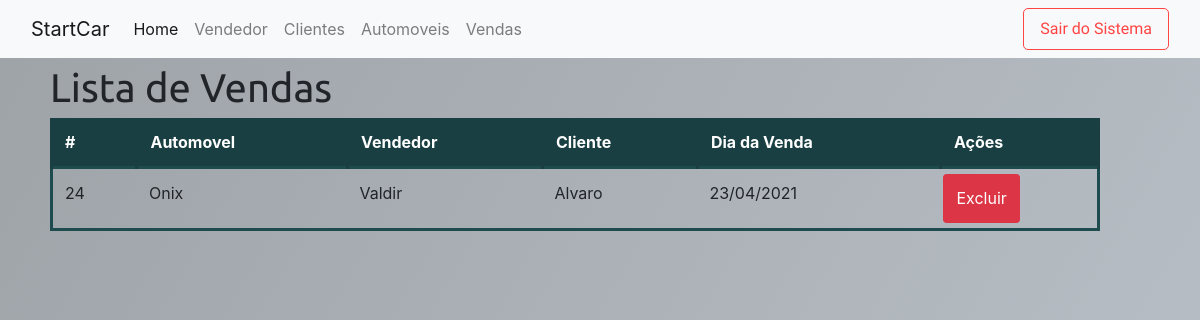
The page /vendas.php on the database its author committed.
### tables this page shows
CREATE TABLE `vendas` (
  `id` int(11) NOT NULL,
  `idautomoveis` int(11) NOT NULL,
  `idvendedor` int(11) NOT NULL,
  `idclientela` int(11) NOT NULL,
  `data_venda` date NOT NULL
);

CREATE TABLE `automoveis` (
  `id` int(11) NOT NULL,
  `valor` varchar(11) NOT NULL,
  `fabricacao` date NOT NULL,
  `modelo` varchar(20) NOT NULL,
  `placa` varchar(8) NOT NULL,
  `cor` varchar(10) NOT NULL,
  `marca` varchar(20) NOT NULL,
  `portas` int(7) NOT NULL
);

CREATE TABLE `vendedor` (
  `id` int(11) NOT NULL,
  `nome` varchar(50) NOT NULL,
  `email` varchar(50) NOT NULL,
  `setor_trabalho` varchar(25) NOT NULL,
  `data_nascimento` date NOT NULL
);

CREATE TABLE `clientela` (
  `id` int(11) NOT NULL,
  `nome` varchar(50) NOT NULL,
  `email` varchar(50) NOT NULL,
  `celular` varchar(15) NOT NULL,
  `data_nascimento` date NOT NULL,
  `Cpf` int(12) NOT NULL
);

### vendas.php (the view, shortened to what this page needs)
<?php
include 'conexao.php';
$result = mysqli_query($connection,
"SElECT vendas.id, automoveis.modelo, clientela.nome, vendedor.nome nomev, vendas.data_venda FROM automoveis
JOIN vendas ON automoveis.id = vendas.idautomoveis
JOIN vendedor ON vendedor.id = vendas.idvendedor
JOIN clientela ON clientela.id = vendas.idclientela");
$vendass = $result->fetch_all(MYSQLI_ASSOC);
?>
<!DOCTYPE html>
<html lang="ptBR">
    <head>
        <link rel="stylesheet" href="https://stackpath.bootstrapcdn.com/bootstrap/4.4.1/css/bootstrap.min.css">
    </head>
    <body>
        <nav id="" class="navbar navbar-expand-lg navbar-light bg-light">
            <div class="container-fluid">
                    <a class="navbar-brand"> StartCar </a>
                <div class="collapse navbar-collapse" id="navbarText">
                    <ul class="navbar-nav me-auto mb-2 mb-lg-0">
                        <li class="nav-item">
                            <a class="nav-link active" aria-current="page" href="start.php">Home</a>
                        </li>
                        <li class="nav-item">
                            <a class="nav-link" href="vendedor.php">Vendedor</a>
                        </li>
                        <li class="nav-item">
                            <a class="nav-link" href="clientela.php">Clientes</a>
                        </li>
                        <li class="nav-item">
                            <a class="nav-link" href="automoveis.php">Automoveis</a>
                        </li>
                        <li class="nav-item">
                        <a class="nav-link" href="vendas.php">Vendas</a>
                    </li>
                    </ul>
                </div>
                    <li method="POST" action="valida.php" name="logoutli" id="logout" class="d-flex justify-content-right nav-item">
                        <a name="logoutt" class="--logout nav-link" href="Index.php">Sair do Sistema</a>
                    </li>
            </div>
        </nav>
        <section class="--style-content">
            <div>
                <a class="--list d-flex justify-content-start">Lista de Vendas</a>
            </div>
            <table class="table ">
                <thead>
                    <tr>
                        <th class="--style-th" >#</th>
                        <th class="--style-th" >Automovel</th>
                        <th class="--style-th" >Vendedor</th>
                        <th class="--style-th" >Cliente</th>
                        <th class="--style-th" >Dia da Venda</th>
                        <th class="--style-th" >Ações</th>
                    </tr>
                </thead>
                <tbody>
                    <?php foreach ($vendass as $vendas) { ?>
                        <tr class="--style-tr">
                            <td><?php echo $vendas["id"]; ?></td>
                            <td><?php echo $vendas["modelo"]; ?></td>
                            <td><?php echo $vendas["nomev"]; ?></td>
                            <td><?php echo $vendas["nome"]; ?></td>
                            <td><?php echo date("d/m/Y", strtotime($vendas["data_venda"])); ?></td>
                            <td class="--button-delete btn btn-danger">
                                <?php echo "<a href='exclui_vendas.php?id={$vendas['id']}'>Excluir</a>"; ?>
                            </td>
                        </tr>
                    <?php } ?>
                </tbody>
            </table>
        </section>
    </body>
</html>

### vendas.php (style rules this page uses)
body { width: 100vw; height: 100vh; background: linear-gradient(-60deg, #9ea3a8, #c5ccd4, #c5ccd4, #9ea3a8); background-size: 400% 400%; position: relative; animation: change 3s ease-in-out infinite; }
.--logout { color:#f44; font-family: 'Dosis', sans-serif; border:thin solid black; border-color: #f44; border-radius: 5px; }
.table td, .table th { border-top: none; }
.table thead th { vertical-align: bottom; border-bottom: none; }
.--style-content { margin: 0px 100px 0px 50px; }
.--list { font-size:40px; font-family: 'Ubuntu', sans-serif; }
.--button-delete a { color:white; text-decoration: none; }
.--style-tr { border: solid #1e4b4e; }
.--button-delete { margin: 5px 3px 5px 3px; }
.--style-th { background-color: #193f42; color:white; border: solid #193f42; }

### rows shown on the page
vendas: id "24", idautomoveis.modelo "Onix", idvendedor.nome "Valdir", idclientela.nome "Alvaro", data_venda "23/04/2021"
